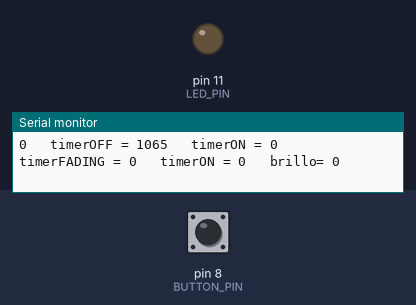
A sketch run on a simulated Arduino Uno, built with avr-gcc and run on an emulated ATmega328P. Parts: output pins drawn as LEDs (lit = HIGH), the last lines printed to the serial monitor. Inputs (shaded band) come from the test bench; at power-on: pin 8 (BUTTON_PIN) LOW.

Above: at 1.2 s.
1.3 s: pin 8 (BUTTON_PIN) pulled HIGH for 0.15 s
At 2.1 s:
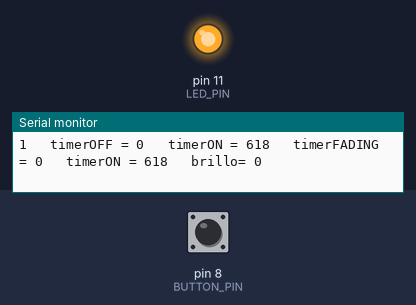
4.4 s: pin 8 (BUTTON_PIN) pulled HIGH for 3.2 s
At 4.85 s:
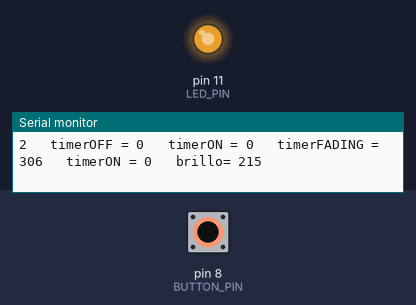
9.1 s: pin 8 (BUTTON_PIN) driven HIGH
At 10.51 s:
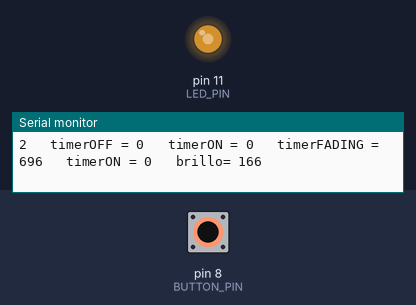
Timing chart, 0 to 18.1 s (numbered marks = the images above; inputs shaded):
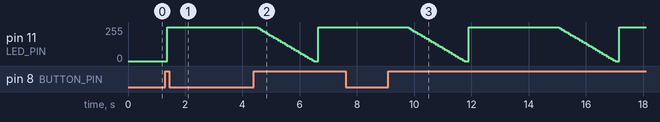

Measured:
- after the input at 1.3 s, pin 11 (LED_PIN): 0/255 → 255/255 after 0.07 s

The sketch:

13b2-delayed_fading_light_off_timed_millis.ino
```cpp
//timed Light with plcLib
#define LED_PIN 11
#define BUTTON_PIN 8

#define OFF     0
#define ON      1
#define FADING  2

// Control variables
int state = OFF;  // Estado inicial con LED apagado
int OffTime = 3000;
int FadingTime = 2000;

int timerON, timerFADING, timerOFF;
int brillo;

void setup() {
  pinMode(LED_PIN, OUTPUT);
  pinMode(BUTTON_PIN, INPUT);
  Serial.begin(9600);
}

void loop() {
  LEDstep();
  Serial.print(state);
  Serial.print("\t timerOFF = ");  Serial.print(timerOFF);
  Serial.print("\t timerON = ");  Serial.print(timerON);
  Serial.print("\t timerFADING = ");  Serial.print(timerFADING);
  Serial.print("\t timerON = ");  Serial.print(timerON);
  Serial.print("\t brillo= "); Serial.println(brillo);
}

void LEDstep() {
  int button;
  static long t0, t0f, t1; // t0: Instant in which button is pressed
                           // t0f: time when starts fading
                           // t1: time since light off
  button = digitalRead(BUTTON_PIN);
  switch (state) {
    case OFF:
      if (button == HIGH) {           // Button event
        state = ON;                       // - Change state to ON
        t0 = millis();                    // - Launch ON timer
        digitalWrite(LED_PIN,HIGH);       // - Switch led ON
        timerOFF = 0;                     // - Reset timer
      } else
        timerOFF = millis()-t1;       // ELSE keep timing OFF state
      break;

    case ON:
      if (timerON >= OffTime){        // Timer event
        state = FADING;                   // - Change state to FADING
        t0f = millis();                   // - Launch FADING timer
        timerON = 0;                      // - Reset timer
      } else
        timerON = millis() - t0;      // ELSE keep timing ON state
      break;

    case FADING:
      if (timerFADING >= FadingTime){ // Timer event
        state = OFF;                      // - Change state to OFF
        t1 = millis();                    // - Launch OFF timer
        digitalWrite(LED_PIN,LOW);        // - Switch led OFF
        timerFADING = 0;                  // - Reset timer
      } else {
        timerFADING = millis()-t0f;       // ELSE keep timing FADING state
        brillo = (255.0 * (FadingTime-timerFADING) / FadingTime);
        if (brillo < 0) brillo = 0;
        analogWrite(LED_PIN,brillo);      // Bright of proportional to countdown
      }
      break;
   }
}
```
